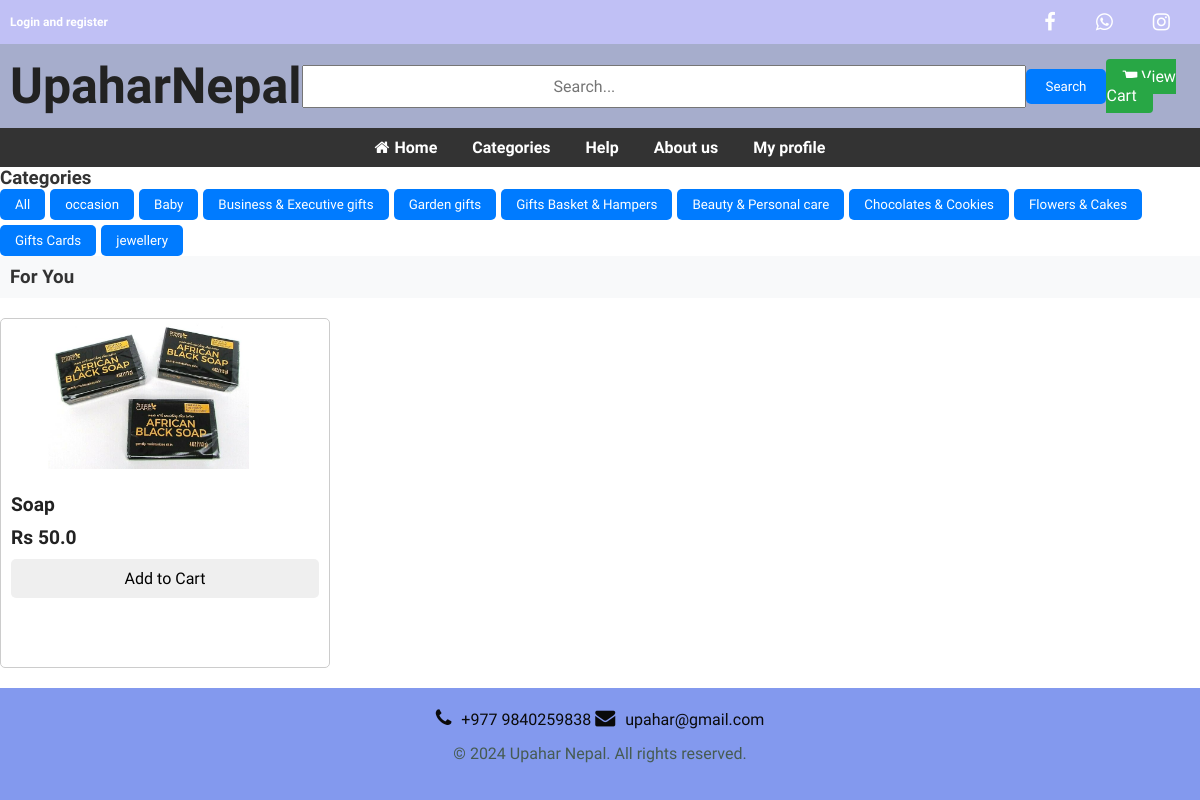
The app's page /product/?category=1 with its own data.
### store_app/models.py (models this page shows, shortened)
class Categorie(models.Model):
    model_name = models.CharField(max_length=200)

class Product(models.Model):
    STOCK_CHOICES = (('IN STOCK', 'IN STOCK'), ('OUT OF STOCK', 'OUT OF STOCK'))
    unique_id = models.CharField(unique=True, max_length=200, null=True, blank=True)
    image = models.ImageField(upload_to='Product_images/img')
    name = models.CharField(max_length=60)
    price = models.FloatField()
    description = models.CharField(max_length=500)
    stock = models.CharField(choices=STOCK_CHOICES, max_length=200)
    added_date = models.DateTimeField(default=timezone.now)
    categorie = models.ForeignKey(Categorie, on_delete=models.CASCADE)
    color = models.ForeignKey(Color, on_delete=models.CASCADE)
    filter_price = models.ForeignKey(Filter_Price, on_delete=models.CASCADE)

### E_shop/views.py (the view)
# urls.py: path('product/', views.product, name='product'),
def product(request):
    products = Product.objects.all()
    categories = Categorie.objects.all()
    CATID = request.GET.get('category')
    if CATID:
        products =Product.objects.filter( categorie=CATID)
    else:
        products = Product.objects.all()
    context = {
        'products': products,
        'categories': categories,
    }
    return render(request, 'main/product.html', context)

### templates/main/product.html (shortened to what this page needs)
<!DOCTYPE html>
<html lang="en">
<head>
    {% load static %}
<!DOCTYPE html>
<html lang="en">
<head>
    <link rel="stylesheet" href="{% static 'css/style.css' %}">
    <link rel="stylesheet" href="https://cdnjs.cloudflare.com/ajax/libs/font-awesome/4.7.0/css/font-awesome.min.css">
</head>
<body>
    <header>
  <body>
    <header>
       <nav class="nav1" style="background-color: ##8288b3; color: #fff; display: flex; justify-content: space-between; align-items: center; padding: 10px;">
        <div class="left">
            {% if user.is_authenticated %}
                <h6 style="margin: 0;"><a href="{% url 'logout' %}" style="text-decoration: none; color: #fff;">Logout</a></h6>
            {% else %}
                <h6 style="margin: 0;"><a href="{% url 'auth' %}" style="text-decoration: none; color: #fff;">Login and register</a></h6>
            {% endif %}
        </div>
        <div class="right" style="  color: #fff;">
            <i class="fa fa-facebook" style="  color: #fff;" > </i>
            <i class="fa fa-whatsapp" style="  color: #fff;"></i>
            <i class="fa fa-instagram" style="  color: #fff;"></i>
        </div>
    </nav>
<nav class="nav2" style="display: flex; justify-content: space-between; align-items: center; padding: 10px; background-color: #a6adcc;">
    <div class="nav2-left" style="text-align: center;">
        <h1 style=" font-size: 50px;">Upahar<span style="font-size: 50px;">Nepal</span></h1>
    </div>
    <form action="/search/" method="get">
        <div class="between" style="display: flex; align-items: center;">
            <input type="text" placeholder="Search..." name="search" id="search" style="padding: 10px 250px; font-size: 16px;">
            <button type="submit" style="padding: 10px 20px; background-color: #007bff; color: #fff; border: none; border-radius: 5px; cursor: pointer;">Search</button>
        </div>
    </form>
    <div class="nav2-right">
        <a href="{% url 'cart' %}" class="cart-button" style="text-decoration: none;">
            <i class="fa fa-shopping-cart"></i> View Cart
        </a>
    </div>
</nav>
<nav class="nav3">
      <ul>
                <li><a href="{% url 'index' %}"><i class="fa fa-home"></i>Home </a></li>
                <li><a href="{% url 'product' %}"> Categories</a></li>
                <li><a href="{% url 'help' %}">Help</a></li>
                <li><a href="{% url 'about' %}">About us </a></li>
                <li><a href="{% url 'userprofile' %}"> My profile</a></li>
            </ul>
        </nav>
    </header>
  <body>
<div class="container-fluid">
    <div class="row">
        <div class="col-md-3">
            <div class="filter-btns">
                <h3 style="color: #333;">Categories</h3>
                <div class="filter-btn-group">
                    <a href="/product/ "> <button class="filter-btn active" data-filter="all">All</button> </a>
                    {% for category in categories %}
                      <a href="/product/?category={{ category.id }}" > <button class="filter-btn" data-filter="{{ category.id }}">{{ category.model_name }}</button> </a>
                    {% endfor %}
                </div>
            </div>
        </div>
    </div>
</div>
        <div class="col-md-9">
            <div class="mt-3" style="background-color: #f8f9fa; padding: 10px;">
                <h3 style="color: #333;">For You</h3>
            </div>
        </div>
     <div class="container">
            <div class="row flex-row">
                {% for prod in products %}
                <div class="col-lg-4 col-md-6 mb-4 product-card" data-category="{{ prod.category.id }}">
                    <div class="bg-white p-2 shadow-md">
                        <div class="text-center">
                            <a href="detail.html">
                                <img src="/{{ prod.image }}" alt="" class="product-image">
                            </a>
                        </div>
                        <div class="detail p-2 product-detail">
                            <h4>{{ prod.name | truncatechars:10 }}</h4>
                            <h4>Rs {{ prod.price }}</h4>
                            <div class="row pt-2">
                                <div class="col-md-6">
                                    <form class="add-to-cart-form" data-product-id="{{ prod.id }}">
                                        <button type="button" class="add-to-cart btn fw-bold w-100 btn-outline-danger">Add to Cart</button>
                                    </form>
                                </div>
                            </div>
                        </div>
                    </div>
                </div>
                {% endfor %}
            </div>
        </div>
<footer class="footer">
        <div class="footer-left">
            <i class="fa fa-phone"></i>+977 9840259838
            <i class="fa fa-envelope"></i>upahar@gmail.com
        </div>
        <div class="footer-right">
            <p>&copy; 2024 Upahar Nepal. All rights reserved.</p>
        </div>
    </footer>

### static/css/style.css (style rules this page uses)
* { margin: 0; padding: 0; box-sizing: border-box; font-family: "Spartan", sans-serif; }
html { scroll-behavior: smooth; }
h1 { font-size: 50px; line-height: 64px; color: #222; }
h4 { font-size: 20px; color: #222; }
h6 { font-weight: 700; font-size: 12px; }
p { font-size: 16px; color: #465b52; margin: 15px 0 20px 0; }
body { width: 100%; margin: 0; }
:root { --primary: rgb(72, 72, 186); --secondary: rgb(39, 39, 39); --light: rgb(95, 94, 94); }
header { width: 100%; height: auto; }
.nav1 { width: 100%; display: flex; justify-content: space-between; flex-wrap: wrap; margin: auto; box-shadow: 2px 0px 3px rgb(56, 56, 149); text-align: center; background-color: rgb(192, 192, 245); align-items: center; padding: 10px 20px; }
.nav1 .left { display: flex; align-items: center; justify-content: center; }
.nav1 .right { flex-basis: 20%; display: flex; justify-content: flex-end; }
.nav1 .right i { font-size: 20px; margin: 2px 20px; cursor: pointer; color: black; }
.nav3 { background-color: #333; padding: 10px; }
.nav3 ul { list-style: none; display: flex; justify-content: center; }
.nav3 li { z-index: 99; position: relative; margin: 0 15px; }
.nav3 a { text-decoration: none; color: #fff; font-weight: bold; font-size: 16px; }
.nav3 i { margin-right: 5px; }
.nav3 li { position: relative; }
.product-card { flex: 0 0 auto; margin-right: 20px; width: calc(33.3333% - 20px); }
.product-detail { padding: 15px; }
.product-detail h4 { font-size: 1.2rem; margin-bottom: 10px; }
.product-detail button { font-size: 1rem; }
@media (max-width: 1200px) { .product-card { width: calc(50% - 20px); } }
.product-card { flex: 0 0 auto; margin-right: 20px; width: calc(33.3333% - 20px); height: 350px; overflow: hidden; }
.product-detail { height: 100%; padding: 15px; display: flex; flex-direction: column; justify-content: space-between; }
.product-card { flex: 0 0 calc(15% - 30px); margin-bottom: 20px; position: relative; overflow: hidden; border: 1px solid #ccc; border-radius: 5px; }
.product-detail { padding: 10px; }
.product-detail h4 { margin-bottom: 10px; }
.product-detail .btn { width: 100%; padding: 10px; border: none; border-radius: 5px; cursor: pointer; }
.footer { background-color: #8399ee; color: #0a0a0a; padding: 20px; text-align: center; position: relative; bottom: 0; width: 100%; }
.footer-left { margin-bottom: 10px; }
.footer-left i { font-size: 20px; margin-right: 10px; }
.footer-right { margin-top: 10px; }
.left h6 { margin-right: 10px; color: #333; font-weight: bold; text-decoration: none; cursor: pointer; transition: color 0.3s; }
.cart-button { background-color: #555; color: #fff; padding: 10px 15px; border: none; border-radius: 5px; cursor: pointer; transition: background-color 0.3s; }
.cart-button { background-color: #28a745; color: #fff; padding: 8px 16px; border-radius: 4px; text-decoration: none; }
.footer-left i { margin-right: 10px; }
.cart-button { padding: 8px 16px; background-color: #28a745; color: #fff; border-radius: 4px; text-decoration: none; }

### templates/main/product.html (style rules this page uses)
.filter-btn-group { display: flex; flex-wrap: wrap; gap: 5px; }
.filter-btn { padding: 8px 15px; background-color: #007bff; color: #fff; border: none; border-radius: 5px; cursor: pointer; transition: background-color 0.3s ease; }
.flex-row { display: flex; flex-wrap: wrap; justify-content: space-between; }
.product-card { flex: 0 0 calc(30% - 30px); margin-bottom: 20px; }
.product-image { width: 90%; max-height: 150px; object-fit: contain; margin-bottom: 10px; }

### records on screen
Categorie: model_name "occasion"
Categorie: model_name "Baby"
Categorie: model_name "Business & Executive gifts"
Categorie: model_name "Garden gifts"
Categorie: model_name "Gifts Basket & Hampers"
Categorie: model_name "Beauty & Personal care"
Categorie: model_name "Chocolates & Cookies"
Categorie: model_name "Flowers & Cakes"
Categorie: model_name "Gifts Cards"
Categorie: model_name "jewellery"
Product: image (picture), name "Soap", price "50.0"
